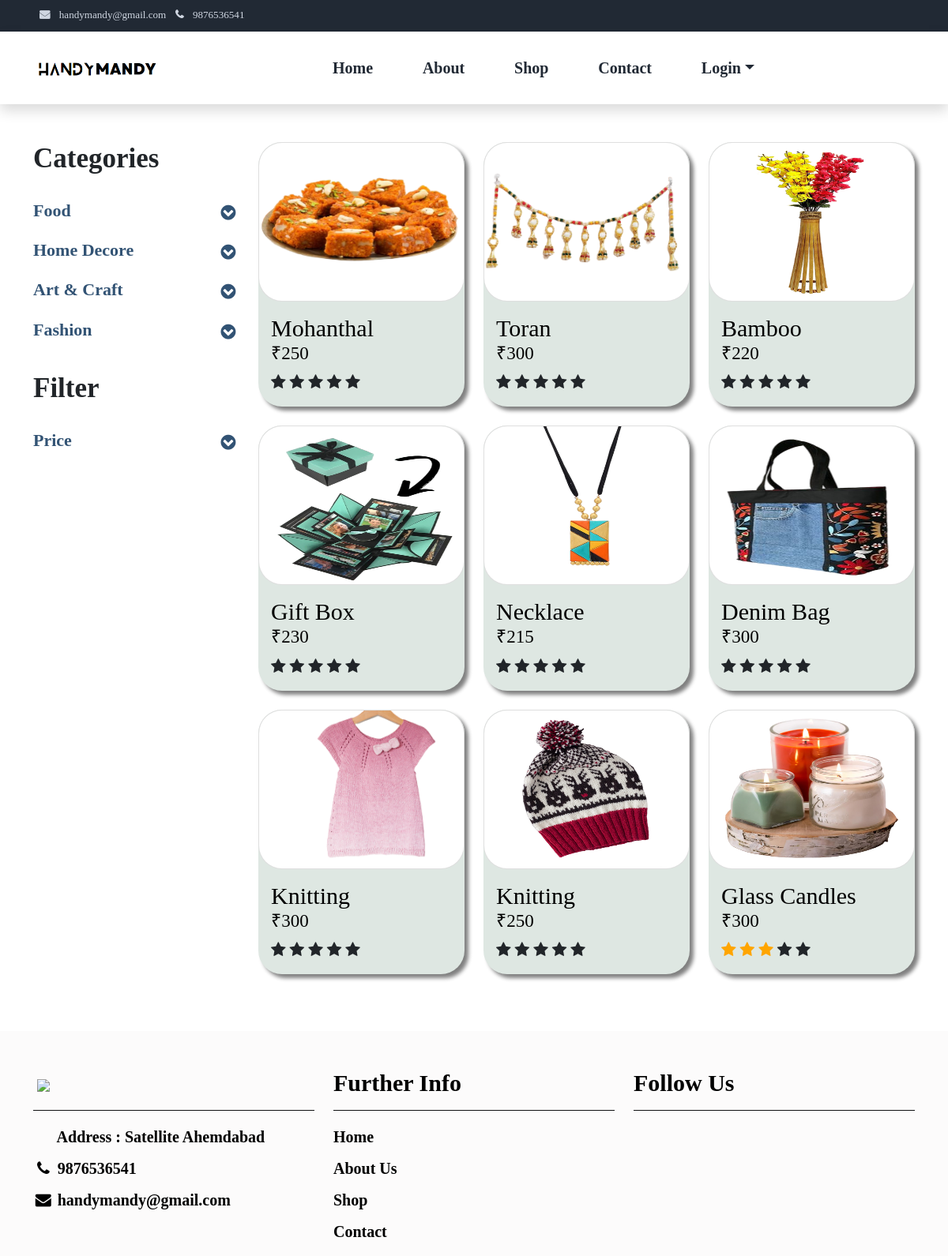
The app's page /category/shop_filter/0/210/310/ with its own data.
### CategoryApp/models.py (models this page shows, shortened)
class CategoryModel(models.Model):
    name = models.CharField(max_length=100,default='')

class SubCategoryModel(models.Model):
    category = models.ForeignKey(CategoryModel,on_delete=models.CASCADE)
    name = models.CharField(max_length=100)

class ProductModel(models.Model):
    vendorId = models.IntegerField(default=1)
    subCategory = models.ForeignKey(SubCategoryModel,on_delete=models.CASCADE)
    name = models.CharField(max_length=100,default='')
    price = models.BigIntegerField(default='')
    stock = models.IntegerField(default=0)
    description = models.TextField(default='')
    specification = models.TextField(default='')
    image = models.ImageField(upload_to='product/',default='')

### CategoryApp/views.py (the view)
# urls.py: path('shop_filter/<str:subCatId>/<str:start>/<str:end>/',shopFilterview ,name='shopNewurl'),
def shopFilterview(request,subCatId,start,end):
    iStart = int(start)
    iEnd = int(end)
    if subCatId=="0":
        productData = ProductModel.objects.all()
    else:
        productData = ProductModel.objects.filter(subCategory=subCatId)
    productArray = []
    for i in productData:
        if i.price > iStart-1:
            if i.price < iEnd+1:
                ratingData = RatingModel.objects.filter(productId=i.pk)
                totalUserRating = len(ratingData)
                totalRating = 0
                for j in ratingData:
                    totalRating += j.rating
                if totalUserRating==0:
                    rating=0
                else:
                    rating = totalRating/totalUserRating
                productDict = {
                    "pk":i.pk,
                    "subCategory":i.subCategory,
                    "name":i.name,
                    "price":i.price,
                    "description":i.description,
                    "specification":i.specification,
                    "image":i.image,
                    "rating" : rating
                    }
                productArray.append(productDict)
    sessionData = sessionDataView(request)
    return render(request,'shop.html',{'navData':sessionData,'productData':productArray})

### UserApp/templates/shop.html (shortened to what this page needs)
{% extends 'base1.html' %}
{% load static %}
{% block content %}
  <body>
    <div class="container py-5">
      <div class="row">
        <div class="col-lg-3">
          <h1 class="h6 pb-4">Categories</h1>
          <ul class="list-unstyled templatemo-accordion">
              {% for i in navData.categoryData %}
                <li class="pb-3">
                  <a class="collapsed d-flex justify-content-between h3 text-decoration-none" href="#" id="text1">
                    {{i.catName}}
                    <i class="fa fa-fw fa-chevron-circle-down mt-1"></i>
                  </a>
                </li>
              {% endfor %}
          </ul>
          <h1 class="h6 pb-4">Filter</h1>
          <ul class="list-unstyled templatemo-accordion">
            <li class="pb-3">
              <a class="collapsed d-flex justify-content-between h3 text-decoration-none" href="#" id="text1">
                Price
                <i class="fa fa-fw fa-chevron-circle-down mt-1"></i>
              </a>
            </li>
          </ul>
        </div>
        <div class="col-lg-9">
          <div class="row">
            {% for i in productData %}
            <div class="col-md-4">
              <a href="{% url 'categoryurl' i.pk %}">
              <div class="card mb-4 product-wap">
                <div class="card" id="category1">
                  <img class="card-img img-fluid" src="{{ i.image.url }}" />
                </div>
                <div class="card-body">
                  <a href="#" class="h2 text-decoration-none">
                    {{i.name}}
                    <h4 id="ruppe">₹{{i.price}}</h4>
                  </a>
                  <div>
                    {% if i.rating is 0 %}
                      <span class="fa fa-star"></span>
                      <span class="fa fa-star"></span>
                      <span class="fa fa-star"></span>
                      <span class="fa fa-star"></span>
                      <span class="fa fa-star"></span>
                    {% elif i.rating > 0 and i.rating <= 1 %}
                      <span class="fa fa-star" style="color: orange;"></span>
                      <span class="fa fa-star"></span>
                      <span class="fa fa-star"></span>
                      <span class="fa fa-star"></span>
                      <span class="fa fa-star"></span>
                    {% elif i.rating > 1 and i.rating <= 2 %}
                      <span class="fa fa-star" style="color: orange;"></span>
                      <span class="fa fa-star" style="color: orange;"></span>
                      <span class="fa fa-star"></span>
                      <span class="fa fa-star"></span>
                      <span class="fa fa-star"></span>
                    {% elif i.rating > 2 and i.rating <= 3 %}
                      <span class="fa fa-star" style="color: orange;"></span>
                      <span class="fa fa-star" style="color: orange;"></span>
                      <span class="fa fa-star" style="color: orange;"></span>
                      <span class="fa fa-star"></span>
                      <span class="fa fa-star"></span>
                      {% elif i.rating > 3 and i.rating <= 4 %}
                      <span class="fa fa-star" style="color: orange;"></span>
                      <span class="fa fa-star" style="color: orange;"></span>
                      <span class="fa fa-star" style="color: orange;"></span>
                      <span class="fa fa-star" style="color: orange;"></span>
                      <span class="fa fa-star"></span>
                      {% elif i.rating > 4 and i.rating <= 5 %}
                      <span class="fa fa-star" style="color: orange;"></span>
                      <span class="fa fa-star" style="color: orange;"></span>
                      <span class="fa fa-star" style="color: orange;"></span>
                      <span class="fa fa-star" style="color: orange;"></span>
                      <span class="fa fa-star" style="color: orange;"></span>
                    {% endif %}
                  </div>
                </div>
              </div>
            </a>
            </div>
            {% endfor %}
          </div>
        </div>
      </div>
    </div>
  </body>
  {% endblock %}

### UserApp/static/css/templatemo.css (style rules this page uses)
body, ul, li, p, a, label, input, div { font-family: serif; font-size: 20px !important; font-weight: 300 !important; }
.h2 { font-family: serif; font-size: 30px !important; font-weight: 300; }
.h3 { font-family: serif; font-size: 22px !important; }
#ruppe { font-family: serif; font-size: 23px !important; }
.h6 { font-weight: 700; font-size: 35px; }
#text1 { color: #325374 !important; font-weight: 600 !important; font-family: serif !important; }
.templatemo-accordion a { color: #000; }
.card-img { height: 200px; width: 100%; border-top-left-radius: 30px; border-top-right-radius: 30px; }
#category1 { border-radius: 30px; }
.product-wap { background: #dee7e2; border: none !important; border-radius: 30px; box-shadow: 5px 5px 5px gray; transition: 0.3s all; }
.card.product-wap a { color: #000; }

### UserApp/static/css/style_rating.css (style rules this page uses)
* { margin: 0; padding: 0; }

### records on screen
CategoryModel: catName "Food"
CategoryModel: catName "Home Decore"
CategoryModel: catName "Art & Craft"
CategoryModel: catName "Fashion"
SubCategoryModel: shows a picture, name "Mohanthal", price "250"
SubCategoryModel: shows a picture, name "Toran", price "300"
SubCategoryModel: shows a picture, name "Bamboo", price "220"
SubCategoryModel: shows a picture, name "Gift Box", price "230"
SubCategoryModel: shows a picture, name "Necklace", price "215"
SubCategoryModel: shows a picture, name "Denim Bag", price "300"
SubCategoryModel: shows a picture, name "Knitting", price "300", price "250"
SubCategoryModel: shows a picture, name "Glass Candles", price "300"
